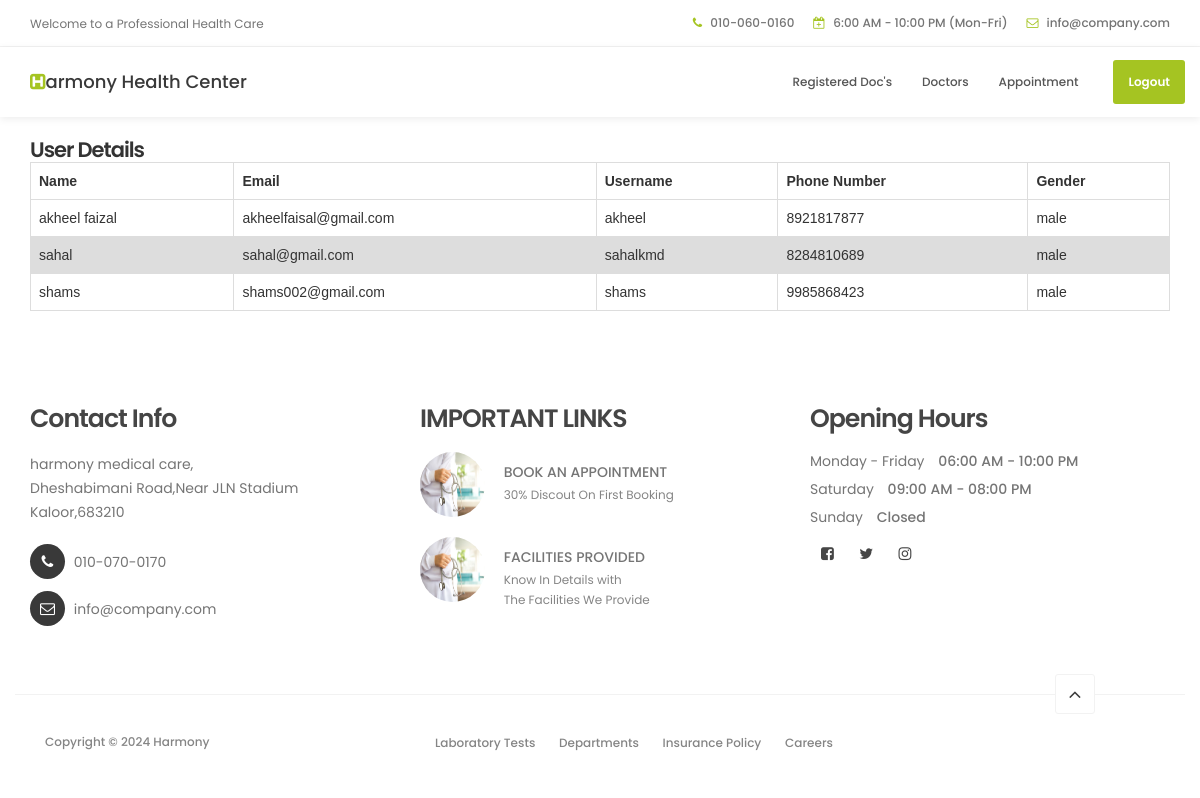
The app's page /admnhome with its own data.
### apphosp/models.py (models this page shows, shortened)
class newmember(models.Model):
    name = models.CharField(max_length=200)
    email = models.CharField(max_length=200)
    username = models.CharField(max_length=200)
    password = models.CharField(max_length=200)
    phone_number = models.CharField(max_length=200)
    status_choices = [('male', 'male'), ('female', 'female'), ('not specified', 'not specified')]
    gender = models.CharField(max_length=25, choices=status_choices, default='not specified')

### apphosp/views.py (the view)
# urls.py: path('admnhome', views.adminHomePage),
def adminHomePage(request):
    d = newmember.objects.all()
    return render(request, 'adminHome.html', {'data': d})

### templates/adminHome.html (shortened to what this page needs)
<!DOCTYPE html>
<html lang="en">
<head>
     {% load static %}
     <link rel="stylesheet" href="{% static 'css/bootstrap.min.css' %}">
     <link rel="stylesheet" href="{% static 'css/font-awesome.min.css' %}">
     <link rel="stylesheet" href="{% static 'css/animate.css' %}">
     <link rel="stylesheet" href="{% static 'css/owl.carousel.css' %}">
     <link rel="stylesheet" href="{% static 'css/owl.theme.default.min.css' %}">
     <link rel="stylesheet" href="{% static 'css/tooplate-style.css' %}">
</head>
<body>
<header>
          <div class="container">
               <div class="row">
                    <div class="col-md-4 col-sm-5">
                         <p>Welcome to a Professional Health Care</p>
                    </div>
                    <div class="col-md-8 col-sm-7 text-align-right">
                         <span class="phone-icon"><i class="fa fa-phone"></i> 010-060-0160</span>
                         <span class="date-icon"><i class="fa fa-calendar-plus-o"></i> 6:00 AM - 10:00 PM (Mon-Fri)</span>
                         <span class="email-icon"><i class="fa fa-envelope-o"></i> <a href="https://www.google.com/intl/en-US/gmail/about/">info@company.com</a></span>
                    </div>
               </div>
          </div>
     </header>
     <section class="navbar navbar-default navbar-static-top" role="navigation">
          <div class="container">
               <div class="navbar-header">
                    <a href="index.html" class="navbar-brand"><i class="fa fa-h-square"></i>armony Health Center</a>
               </div>
               <div class="collapse navbar-collapse">
                    <ul class="nav navbar-nav navbar-right">
                         <li><a href="docdisp" class="smoothScroll">Registered Doc's</a></li>
                         <li><a href="docform" class="smoothScroll">Doctors</a></li>
                         <li><a href="adappointpage" class="smoothScroll">Appointment</a></li>
                         <li class="appointment-btn"><a href="logot">Logout</a></li>
                    </ul>
               </div>
          </div>
     </section>
<section class="tables-sec container">
     <h3>User Details</h3>
     {% if data %}
     <table>
          <thead>
          <tr>
               <th>Name</th>
               <th>Email</th>
               <th>Username</th>
               <th>Phone Number</th>
               <th>Gender</th>
          </tr>
          </thead>
          <tbody>
          {% for i in data %}
          <tr>
               <td>{{i.name}}</td>
               <td>{{i.email}}</td>
               <td>{{i.username}}</td>
               <td>{{i.phone_number}}</td>
               <td>{{i.gender}}</td>
          </tr>
          {% endfor %}
          </tbody>
     </table>
     {% else %}
          <h3>NO USER</h3>
     {% endif %}
</section>
     <footer data-stellar-background-ratio="5" id="foot">
          <div class="container">
               <div class="row">
                    <div class="col-md-4 col-sm-4">
                         <div class="footer-thumb">
                              <h4 class="wow fadeInUp" data-wow-delay="0.4s">Contact Info</h4>
                              <p>harmony medical care,<br>Dheshabimani Road,Near JLN Stadium<br>Kaloor,683210</p>
                              <div class="contact-info">
                                   <p><i class="fa fa-phone"></i> 010-070-0170</p>
                                   <p><i class="fa fa-envelope-o"></i> <a href="#">info@company.com</a></p>
                              </div>
                         </div>
                    </div>
                    <div class="col-md-4 col-sm-4">
                         <div class="footer-thumb">
                              <h4 class="wow fadeInUp" data-wow-delay="0.4s">IMPORTANT LINKS</h4>
                              <div class="latest-stories">
                                   <div class="stories-image">
                                        <a href="#"><img src="{% static 'images/news-image.jpg' %}" class="img-responsive" alt=""></a>
                                   </div>
                                   <div class="stories-info">
                                        <a href="#"><h5>BOOK AN APPOINTMENT</h5></a>
                                        <span> 30% Discout On First Booking</span>
                                   </div>
                              </div>
                              <div class="latest-stories">
                                   <div class="stories-image">
                                        <a href="#"><img src="{% static 'images/news-image.jpg' %}" class="img-responsive" alt=""></a>
                                   </div>
                                   <div class="stories-info">
                                        <a href="#"><h5>FACILITIES PROVIDED</h5></a>
                                        <span>Know In Details with<br>The Facilities We Provide</span>
                                   </div>
                              </div>
                         </div>
                    </div>
                    <div class="col-md-4 col-sm-4">
                         <div class="footer-thumb">
                              <div class="opening-hours">
                                   <h4 class="wow fadeInUp" data-wow-delay="0.4s">Opening Hours</h4>
                                   <p>Monday - Friday <span>06:00 AM - 10:00 PM</span></p>
                                   <p>Saturday <span>09:00 AM - 08:00 PM</span></p>
                                   <p>Sunday <span>Closed</span></p>
                              </div>
                              <ul class="social-icon">
                                   <li><a href="https://www.facebook.com/tooplate" class="fa fa-facebook-square" attr="facebook icon"></a></li>
                                   <li><a href="#" class="fa fa-twitter"></a></li>
                                   <li><a href="#" class="fa fa-instagram"></a></li>
                              </ul>
                         </div>
                    </div>
                    <div class="col-md-12 col-sm-12 border-top">
                         <div class="col-md-4 col-sm-6">
                              <div class="copyright-text">
                                   <p>Copyright &copy; 2024 Harmony
                              </div>
                         </div>
                         <div class="col-md-6 col-sm-6">
                              <div class="footer-link">
                                   <a href="#">Laboratory Tests</a>
                                   <a href="#">Departments</a>
                                   <a href="#">Insurance Policy</a>
                                   <a href="#">Careers</a>
                              </div>
                         </div>
                         <div class="col-md-2 col-sm-2 text-align-center">
                              <div class="angle-up-btn">
                                  <a href="#top" class="smoothScroll wow fadeInUp" data-wow-delay="1.2s"><i class="fa fa-angle-up"></i></a>
                              </div>
                         </div>
                    </div>
               </div>
          </div>
     </footer>
</body>
</html>

### static/css/tooplate-style.css (style rules this page uses)
body { background: #ffffff; font-family: 'Poppins', sans-serif; overflow-x: hidden; }
h1,h2,h3,h4,h5,h6 { font-weight: 600; line-height: inherit; }
h1,h2,h3,h4 { letter-spacing: -1px; }
h5 { font-weight: 500; }
h3 { font-size: 1.8em; line-height: 1.2em; margin-bottom: 0; }
h4 { color: #454545; font-size: 1.8em; padding-bottom: 2px; }
p { color: #757575; font-size: 14px; font-weight: normal; line-height: 24px; }
html { -webkit-font-smoothing: antialiased; }
a { color: #252525; -webkit-transition: 0.5s; transition: 0.5s; text-decoration: none !important; }
.text-align-right { text-align: right; }
.text-align-center { text-align: center; }
.border-top { border-top: 1px solid #f2f2f2; margin-top: 4em; padding-top: 2.5em; }
header { background: #ffffff; border-bottom: 1px solid #f2f2f2; display: flex; height: 45px; }
header .col-md-8 { padding-right: 0; }
header p, header span { font-size: 12px; line-height: 24px; padding-top: 12px; }
header a, header span { color: #747474; }
header span { font-weight: 500; display: inline-block; padding: 11px 15px; }
header span.date-icon { border-left: 1px solid #f2f2f2; border-right: 1px solid #f2f2f2; padding-right: 19px; padding-left: 19px; }
header span i { color: #a5c422; margin-right: 5px; }
.navbar-default { background: #ffffff; box-shadow: 0 2px 8px rgba(0,0,0,.075); border: none; margin-bottom: 0; padding: 10px; }
.navbar-default .navbar-brand { color: #393939; font-weight: 500; }
.navbar-default .navbar-brand .fa { color: #a5c422; }
.navbar-default .navbar-nav li.appointment-btn { margin: 3px 0 0 20px; }
.navbar-default .navbar-nav li.appointment-btn a { background: #a5c422; border-radius: 3px; color: #ffffff; font-weight: 600; padding-top: 12px; padding-bottom: 12px; }
.navbar-default .navbar-nav li a { color: #555555; font-size: 12px; font-weight: 500; padding-right: 20px; padding-left: 20px; -webkit-transition: all ease-in-out 0.4s; transition: all ease-in-out 0.4s; }
footer { padding-top: 80px; padding-bottom: 40px; }
footer h4 { padding-bottom: 5px; }
footer a { color: #757575; }
.contact-info { padding-top: 10px; }
.contact-info .fa { background: #393939; border-radius: 100%; color: #ffffff; font-size: 15px; width: 35px; height: 35px; line-height: 35px; text-align: center; margin-right: 5px; margin-bottom: 2px; }
.latest-stories { margin-bottom: 20px; }
.stories-image, .stories-info { display: inline-block; vertical-align: top; }
.stories-image img { border-radius: 100%; width: 65px; height: 65px; }
.stories-info { margin-left: 15px; }
.stories-info h5 { margin-bottom: 2px; }
.stories-info span { color: #858585; font-size: 12px; }
.opening-hours p { line-height: 18px; }
.opening-hours span { font-weight: 500; display: inline-block; padding-left: 10px; }
.copyright-text p, .footer-link a { color: #858585; font-size: 12px; font-weight: 500; }
.footer-link a { font-size: 12px; display: inline-block; padding: 0 10px; margin-top: 4px; }
.angle-up-btn { position: relative; bottom: 4em; display: block; }
.angle-up-btn a { background: #ffffff; border: 1px solid #f2f2f2; border-radius: 3px; font-size: 20px; color: #393939; display: inline-block; text-align: center; width: 40px; height: 40px; line-height: 38px; transition: transform 0.1s ease-in; transform: translateX(0); }
.social-icon { position: relative; padding: 0; margin: 0; }
.social-icon li { display: inline-block; list-style: none; }
.social-icon li a { border-radius: 100px; color: #464646; font-size: 15px; width: 35px; height: 35px; line-height: 35px; text-decoration: none; text-align: center; transition: all 0.4s ease-in-out; position: relative; }
@media only screen and (max-width: 1200px) { h3 { font-size: 1.5em; } }
@media only screen and (max-width: 1200px) { header { height: inherit; } }
@media only screen and (max-width: 1200px) { header span.date-icon { border: 0; padding-right: 0; padding-left: 0; } }
@media only screen and (max-width: 1200px) { header span.email-icon { padding-top: 0; } }
@media only screen and (max-width: 1200px) { .navbar-default .navbar-nav li a { padding-right: 15px; padding-left: 15px; } }

### templates/adminHome.html (style rules this page uses)
table { font-family: arial, sans-serif; width: 100%; border-collapase: collapse; }
td,th { border: 1px solid #dddddd; text-align: left; padding: 8px; }
tr:nth-child(even) { background-color: #dddddd; }

### records on screen
newmember: name "akheel faizal", email "akheelfaisal@gmail.com", username "akheel", phone_number "8921817877", gender "male"
newmember: name "sahal", email "sahal@gmail.com", username "sahalkmd", phone_number "8284810689", gender "male"
newmember: name "shams", email "shams002@gmail.com", username "shams", phone_number "9985868423", gender "male"
